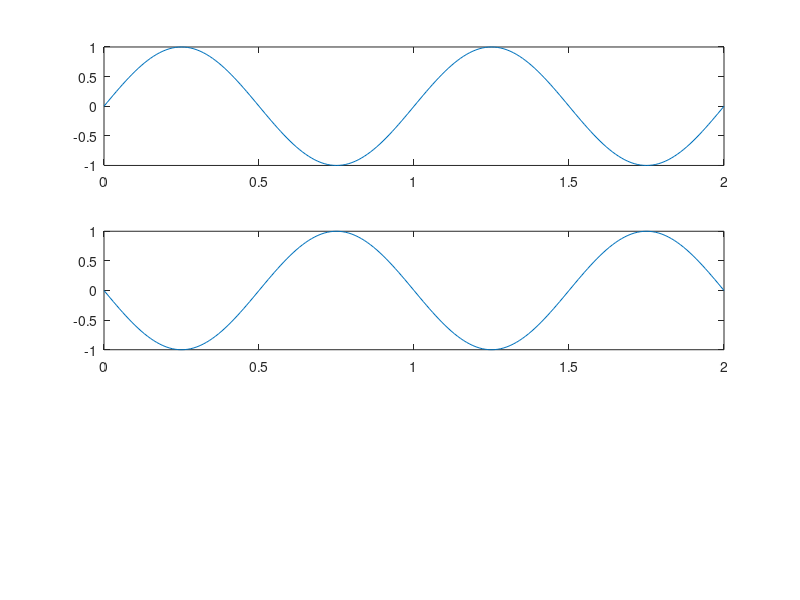

Write MATLAB code to recreate this figure.
T=100;
t=0:1/T:2;
f1=1;
y1=sin(2*pi*t);
subplot(3,1,1)
plot(t,y1)

f2=2;
pha2=pi/2;
y2=sin(2*pi*t+pi);
subplot(3,1,2)
plot(t,y2)
